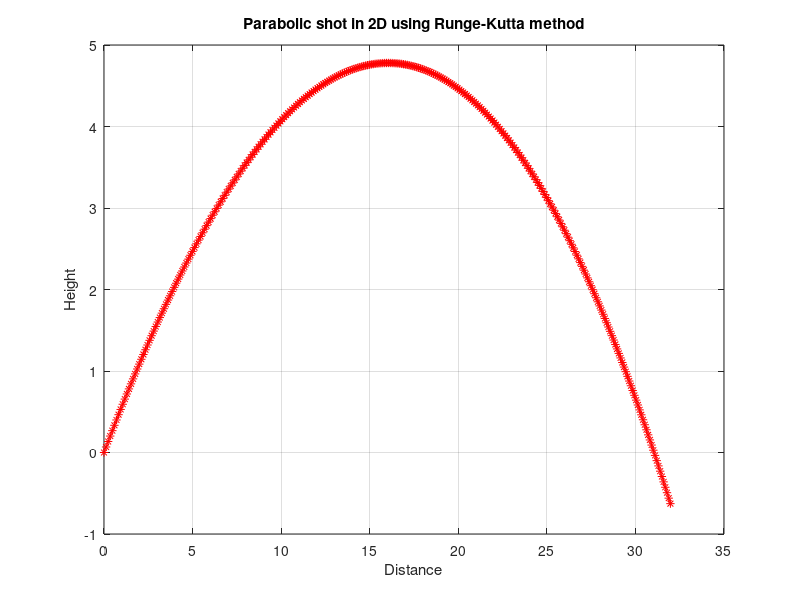

Recreate this plot in MATLAB.
clear all;
close all;
clf;

g=9.8;
m=1;
c=0.1;
N=300;
theta=pi/6;
v0=20;
t=zeros(1,N+1);
x=zeros(1,N+1);
z=zeros(1,N+1);
vx=zeros(1,N+1);
vz=zeros(1,N+1);
x(1)=0;
z(1)=0;
vx(1)=v0*cos(theta);
vz(1)=v0*sin(theta);

vt=m*g/c;
tfinal=2*v0*sin(theta)/g;
tau=tfinal/N;

for n=1:N
  t(n+1)=n*tau;
  vxhalf=vx(n)-((g/vt)*vx(n))*tau*.5;
  vzhalf=vz(n)-(g*(1+(vz(n)/vt)))*tau*.5;
  x(n+1)=x(n)+vxhalf*tau; 
  z(n+1)=z(n)+vzhalf*tau;
  vx(n+1)=vx(n)-(g/vt)*vxhalf*tau;
  vz(n+1)=vz(n)-(g*(1+(vzhalf/vt)))*tau;
end

plot(x,z,'-*r')
grid on
xlabel('Distance'), ylabel('Height');
title('Parabolic shot in 2D using Runge-Kutta method')
 